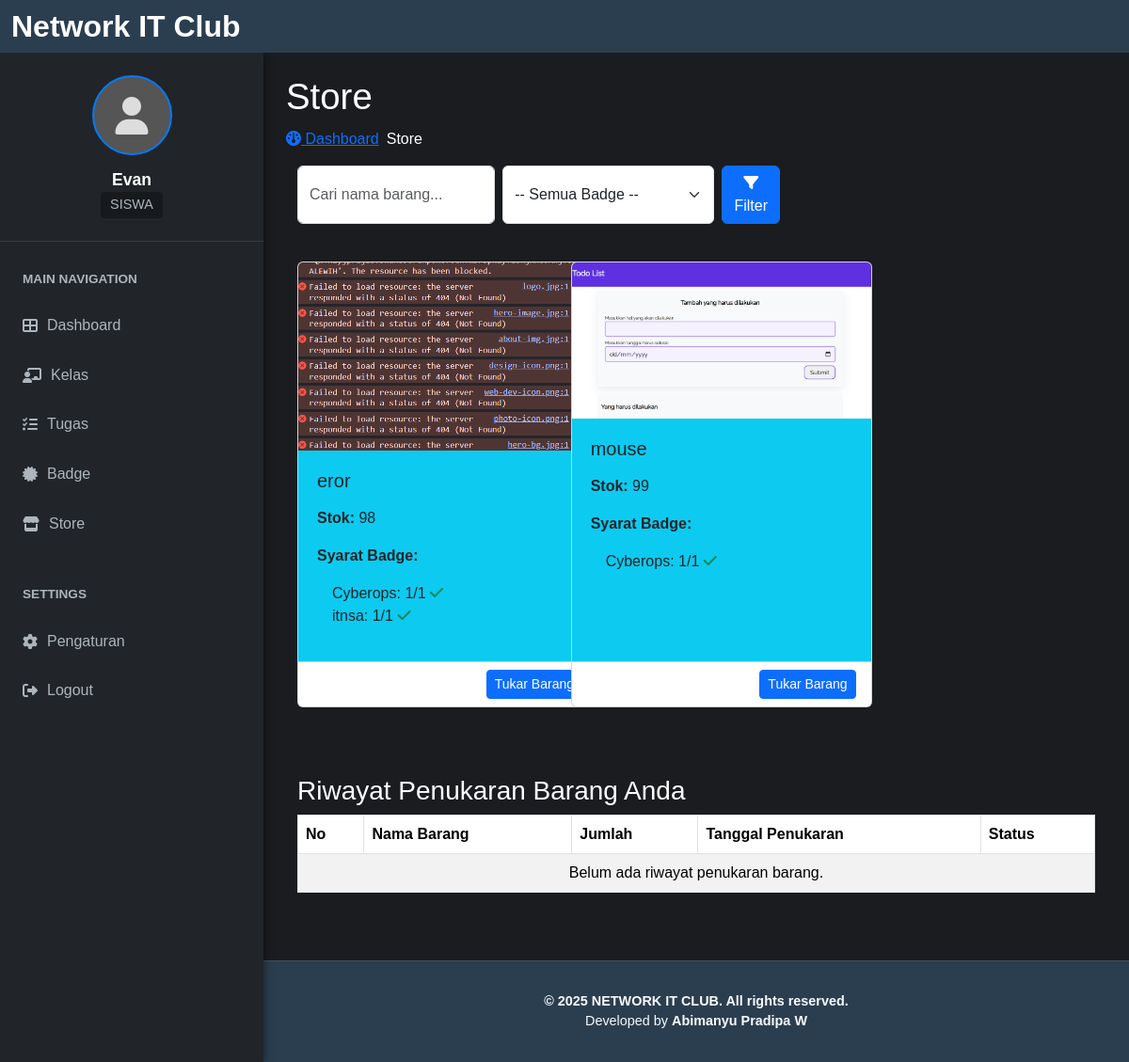
/dashboard/store_siswa/index.php (signed in), run on the app's committed database.
### tables this page shows
CREATE TABLE `store_item_badge_rules` (
  `id` int(11) NOT NULL,
  `store_item_id` int(11) NOT NULL,
  `badge_count_required` int(11) NOT NULL,
  `created_at` timestamp NOT NULL DEFAULT current_timestamp(),
  `badge_id` int(11) DEFAULT NULL
);

CREATE TABLE `badges` (
  `id` int(11) NOT NULL,
  `name` varchar(100) NOT NULL,
  `description` text DEFAULT NULL,
  `image_url` varchar(255) DEFAULT NULL,
  `created_at` timestamp NOT NULL DEFAULT current_timestamp()
);

CREATE TABLE `store_items` (
  `id` int(11) NOT NULL,
  `name` varchar(100) NOT NULL,
  `description` text DEFAULT NULL,
  `image_url` varchar(255) DEFAULT NULL,
  `stock` int(11) DEFAULT 0,
  `created_at` timestamp NOT NULL DEFAULT current_timestamp()
);

### dashboard/store_siswa/index.php (the view, shortened to what this page needs)
<?php
require_once '../../includes/inc_koneksi.php';
require_once '../dashboard_header.php';
$page_title = "Store";
$user_id = $_SESSION['user_id'];
$search = isset($_GET['search']) ? trim($_GET['search']) : '';
$badge_user = [];
$badge_q = mysqli_query($koneksi, "SELECT badge_id, COUNT(*) as count FROM user_badges WHERE user_id = $user_id GROUP BY badge_id");
if ($badge_q) {
    while ($row = mysqli_fetch_assoc($badge_q)) {
        $badge_user[$row['badge_id']] = (int)$row['count'];
    }
} else {
    error_log("Error fetching user badges: " . mysqli_error($koneksi));
}
$query = "
SELECT si.*, sibr.badge_id, sibr.badge_count_required, b.name AS badge_name
FROM store_items si
LEFT JOIN store_item_badge_rules sibr ON si.id = sibr.store_item_id
LEFT JOIN badges b ON sibr.badge_id = b.id
ORDER BY si.name
";
$result = mysqli_query($koneksi, $query);
$store_items = [];
if ($result) {
    while ($row = mysqli_fetch_assoc($result)) {
        $id = $row['id'];
        if (!isset($store_items[$id])) {
            $store_items[$id] = [
                'id' => $row['id'],
                'name' => $row['name'],
                'description' => $row['description'],
                'image_url' => $row['image_url'],
                'stock' => (int)$row['stock'],
                'rules' => []
            ];
        }
        if (!empty($row['badge_id'])) {
            $store_items[$id]['rules'][] = [
                'badge_id' => (int)$row['badge_id'],
                'badge_name' => $row['badge_name'],
                'badge_count_required' => (int)$row['badge_count_required']
            ];
        }
    }
} else {
    error_log("Error fetching store items: " . mysqli_error($koneksi));
}
$filtered_items = $store_items;
?>
<div class="content-wrapper mb-5">
    <section class="content-header">
        <h1><?= $page_title ?></h1>
        <ol class="breadcrumb gap-2">
            <li><a href="../../index.php"><i class="fa fa-dashboard"></i> Dashboard</a></li>
            <li class="active">Store</li>
        </ol>
    </section>
    <div class="container">
        <div class="box-header with-border mb-3 d-flex justify-content-flex-start align-items-center gap-2">
            <form method="GET" class="d-flex mb-3">
                <input type="text" name="search" class="form-control me-2" placeholder="Cari nama barang..." value="<?= htmlspecialchars($search) ?>">
                <select name="badge_filter" class="form-select me-2">
                    <option value="">-- Semua Badge --</option>
                </select>
                <button type="submit" class="btn btn-primary"><i class="fa fa-filter"></i> Filter</button>
            </form>
        </div>
        <div class="row mt-4 ">
            <?php if (empty($filtered_items)) { ?>
                <div class="alert alert-info text-center">Tidak ada barang yang cocok dengan filter.</div>
            <?php } else { ?>
                <?php foreach ($filtered_items as $item) { ?>
                    <div class="col-xl-4 mb-4">
                        <div class="card h-100" style="width: 20rem;">
                            <?php if (!empty($item['image_url'])) { ?>
                                <img src="../../uploads/<?= htmlspecialchars($item['image_url']) ?>" class="card-img-top" style="max-height: 200px; object-fit: cover;">
                            <?php } ?>
                            <div class="card-body bg-info">
                                <h5 class="card-title"><?= htmlspecialchars($item['name']) ?></h5>
                                <p><strong>Stok:</strong> <?= (int)$item['stock'] ?></p>
                                <p><strong>Syarat Badge:</strong></p>
                                <ul class="list-unstyled ms-3">
                                    <?php
                                    $is_eligible = true;
                                    if (empty($item['rules'])) {
                                        echo '<li>Tidak ada syarat badge.</li>';
                                    } else {
                                        foreach ($item['rules'] as $rule) {
                                            $owned = $badge_user[$rule['badge_id']] ?? 0;
                                            $meets = $owned >= $rule['badge_count_required'];
                                    ?>
                                            <li>
                                                <?= htmlspecialchars($rule['badge_name']) ?>:
                                                <?= $owned ?>/<?= $rule['badge_count_required'] ?>
                                                <?= $meets ? '<i class="fa fa-check text-success"></i>' : '<i class="fa fa-times text-danger"></i>' ?>
                                            </li>
                                    <?php
                                        }
                                    }
                                    ?>
                                </ul>
                            </div>
                            <div class="card-footer text-end bg-white">
                                <a href="redeem_form.php?item_id=<?= $item['id'] ?>"
                                   class="btn btn-sm btn-primary"
                                   <?= ($is_eligible && $item['stock'] > 0) ? '' : 'disabled' ?>>
                                    Tukar Barang
                                </a>
                            </div>
                        </div>
                    </div>
                <?php } ?>
            <?php } ?>
        </div>
        <div class="box mt-5">
            <div class="box-header with-border">
                <h3 class="box-title">Riwayat Penukaran Barang Anda</h3>
            </div>
            <div class="box-body">
                <table class="table table-bordered table-striped">
                    <thead>
                        <tr>
                            <th>No</th>
                            <th>Nama Barang</th>
                            <th>Jumlah</th>
                            <th>Tanggal Penukaran</th>
                            <th>Status</th>
                        </tr>
                    </thead>
                    <tbody>
                        <?php
                        $history_query = "
                            SELECT
                                rh.id,
                                si.name AS item_name,
                                rh.quantity,
                                rh.created_at AS redeem_date,
                                rh.status
                            FROM
                                redemptions rh
                            JOIN
                                store_items si ON rh.item_id = si.id
                            WHERE
                                rh.user_id = $user_id
                            ORDER BY
                                rh.created_at DESC
                            LIMIT 10
                        ";
                        $history_result = mysqli_query($koneksi, $history_query);
                        if (!$history_result) {
                            echo '<tr><td colspan="5" class="text-center text-danger">Error mengambil riwayat: ' . mysqli_error($koneksi) . '</td></tr>';
                        } else {
                        ?>
                            <tr><td colspan="5" class="text-center">Belum ada riwayat penukaran barang.</td></tr>
                        <?php
                        }
                        ?>
                    </tbody>
                </table>
            </div>
        </div>
    </div>
</div>
<?php require_once '../dashboard_footer.php'; ?>

### data on the page
store_item_badge_rules: badge.name "itnsa", badge "1", badge_count_required "1"
store_item_badge_rules: store_item.image_url (picture), store_item.name "mouse", store_item.stock "99", badge_name "Cyberops", owned "1", badge_count_required "1"

### other printed values
$logged_in_username "Evan"
$logged_in_role "SISWA"
$text "Dashboard"
$text "Kelas"
$text "Tugas"
$text "Badge"
$text "Store"
$page_title "Store"
$item['name'] "eror"
$item['stock'] "98"
$rule['badge_name'] "Cyberops"
$owned "1"
$rule['badge_count_required'] "1"
